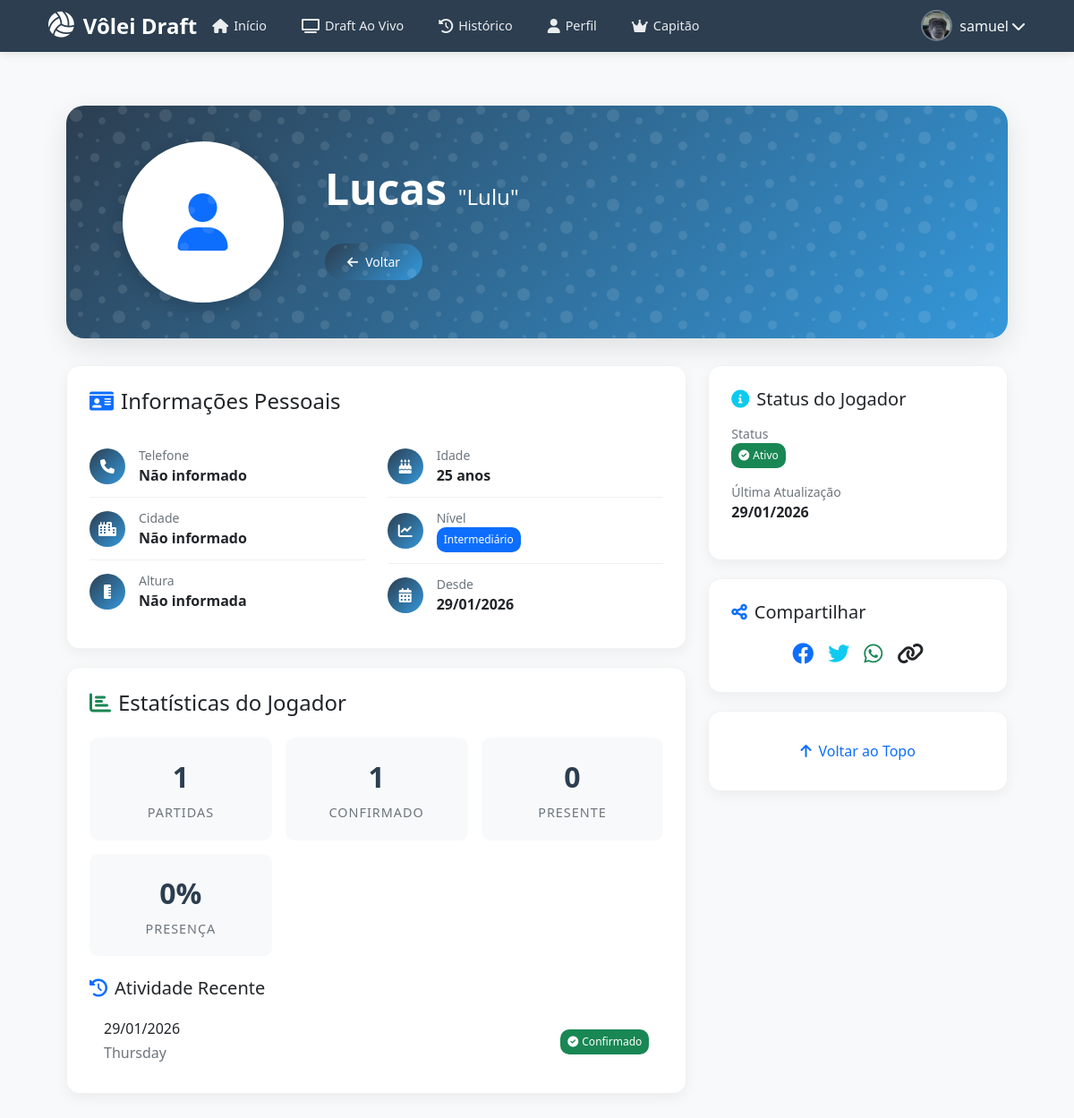
The app's page /jogador/20 (signed in), older data.
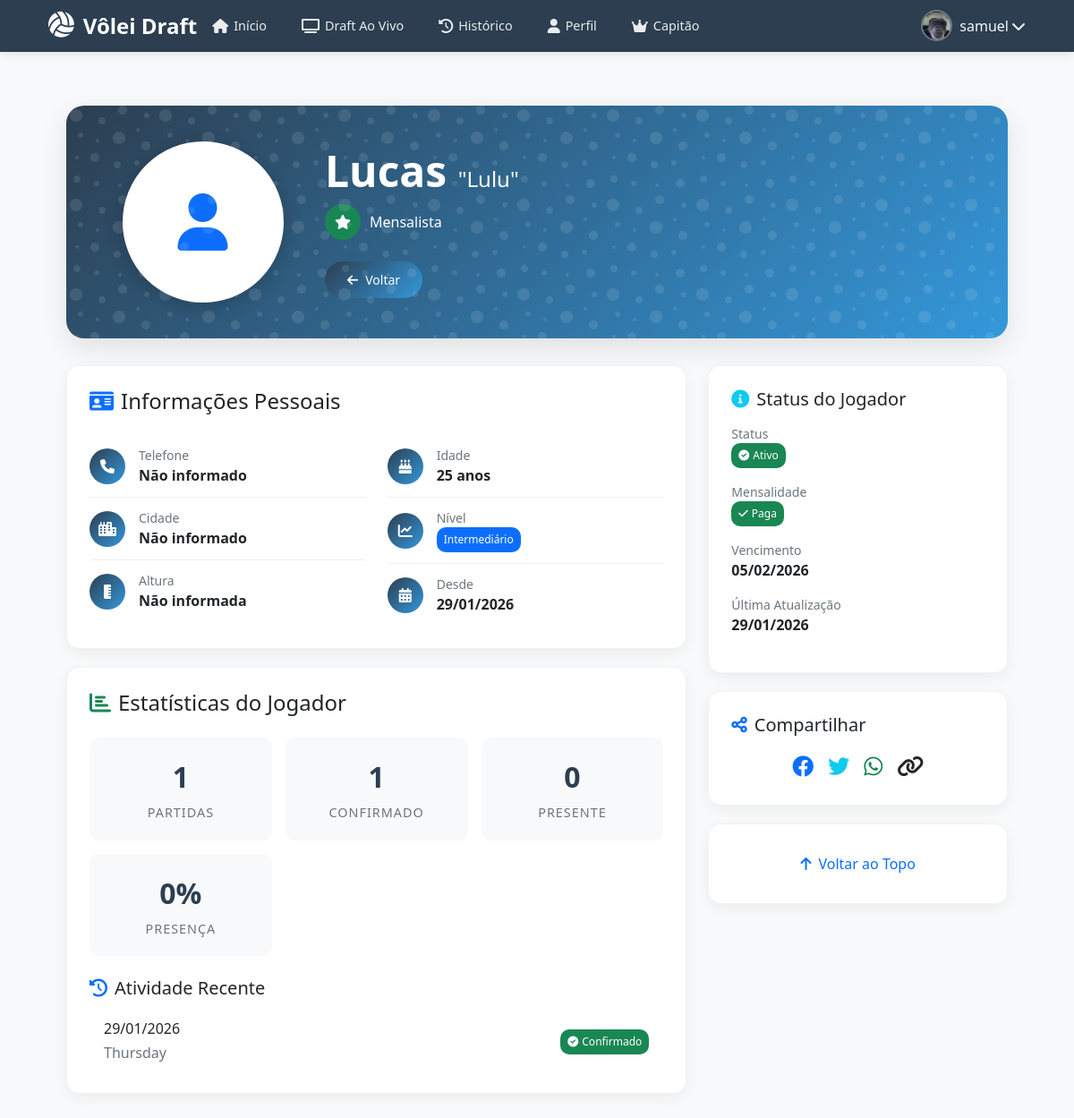
The same page, newer data.
### app.py (models this page shows, shortened)
class Jogador(db.Model):
    id = db.Column(db.Integer, primary_key=True)
    nome = db.Column(db.String(100), nullable=False)
    apelido = db.Column(db.String(50))
    posicao = db.Column(db.String(50))
    nivel = db.Column(db.String(20), default='intermediario')
    telefone = db.Column(db.String(20))
    mensalista = db.Column(db.Boolean, default=False)
    mensalidade_paga = db.Column(db.Boolean, default=False)  # NOVO CAMPO
    data_inicio_mensalidade = db.Column(db.Date)  # NOVO CAMPO
    data_fim_mensalidade = db.Column(db.Date)  # NOVO CAMPO
    capitao = db.Column(db.Boolean, default=False)
    ordem_capitao = db.Column(db.Integer, default=0)
    ativo = db.Column(db.Boolean, default=True)
    data_cadastro = db.Column(db.DateTime, default=datetime.utcnow)
    rating = db.Column(db.Integer, default=1000)
    foto_perfil = db.Column(db.String(200))
    altura = db.Column(db.String(10))
    data_nascimento = db.Column(db.Date)
    cidade = db.Column(db.String(100))
    user = db.relationship('User', back_populates='jogador', uselist=False, cascade="all, delete-orphan")

### app.py (the view)
@app.route('/jogador/<int:id>')
def ver_jogador(id):
    jogador = Jogador.query.get_or_404(id)
    historico = []
    confirmacoes = Confirmacao.query.filter_by(jogador_id=jogador.id).order_by(
        Confirmacao.semana.has(Semana.data).desc()
    ).limit(10).all()
    for conf in confirmacoes:
        historico.append({
            'data': conf.semana.data,
            'confirmado': conf.confirmado,
            'presente': conf.presente
        })
    return render_template('ver_jogador.html', jogador=jogador, historico=historico)

### app.py (called while the page is built)
@login_manager.user_loader
def load_user(user_id):
    return User.query.get(int(user_id))

@app.before_request
def check_profile_completion():
    if current_user.is_authenticated:
        exempt_routes = ['completar_perfil', 'logout', 'static', 'login']
        if request.endpoint in exempt_routes:
            return
        if current_user.role == 'admin':
            return
        if not current_user.jogador_id:
            if request.endpoint != 'completar_perfil':
                flash('Complete seu perfil de jogador para continuar.', 'info')
                return redirect(url_for('completar_perfil'))

@app.before_request
def verificar_permissao_capitao():
    if current_user.is_authenticated and current_user.jogador:
        if current_user.role == 'capitao' and not current_user.jogador.capitao:
            current_user.role = 'jogador'
            db.session.commit()
            print(f"⚠️ Corrigido: {current_user.username} não é mais capitão")
        elif current_user.jogador.capitao and current_user.role != 'capitao':
            current_user.role = 'capitao'
            db.session.commit()
            print(f"⚠️ Corrigido: {current_user.username} agora é capitão")

### templates/ver_jogador.html (shortened to what the changed rows need)
{% extends "base.html" %}
{% block content %}
<div class="profile-container">
    <div class="profile-header">
        <div class="row align-items-center">
            <div class="col-md-9">
                <h1 class="display-5 fw-bold mb-2">
                    {{ jogador.nome }}
                    {% if jogador.apelido %}
                    <span class="text-light fs-4 fw-normal">"{{ jogador.apelido }}"</span>
                    {% endif %}
                </h1>
                <div class="d-flex flex-wrap gap-3 mb-3">
                    {% if jogador.mensalista %}
                    <div class="d-flex align-items-center">
                        <div class="badge-icon bg-success">
                            <i class="fas fa-star text-white"></i>
                        </div>
                        <span class="text-white">Mensalista</span>
                    </div>
                    {% endif %}
                </div>
                <div class="mt-4">
                    <a href="{{ url_for('index') }}" class="back-btn btn-sm">
                    </a>
                </div>
            </div>
        </div>
    </div>
    <div class="row g-4">
        <div class="col-lg-8">
            <div class="stats-card animated-card">
                <div class="row">
                    <div class="col-md-6">
                        <div class="info-item">
                            <div>
                                <div class="text-muted small">Telefone</div>
                                <div class="fw-bold">{{ jogador.telefone or 'Não informado' }}</div>
                            </div>
                        </div>
                        <div class="info-item">
                            <div>
                                <div class="text-muted small">Cidade</div>
                                <div class="fw-bold">{{ jogador.cidade or 'Não informado' }}</div>
                            </div>
                        </div>
                        <div class="info-item">
                            <div>
                                <div class="text-muted small">Altura</div>
                                <div class="fw-bold">{{ jogador.altura or 'Não informada' }}</div>
                            </div>
                        </div>
                    </div>
                    <div class="col-md-6">
                        <div class="info-item">
                            <div>
                                <div class="text-muted small">Idade</div>
                                <div class="fw-bold">
                                    {% if jogador.data_nascimento %}
                                        {{ calcular_idade(jogador.data_nascimento) }} anos
                                    {% else %}
                                        Não informada
                                    {% endif %}
                                </div>
                            </div>
                        </div>
                        <div class="info-item">
                            <div>
                                <div class="fw-bold">
                                    <span class="badge {% if jogador.nivel == 'iniciante' %}bg-info{% elif jogador.nivel == 'intermediario' %}bg-primary{% else %}bg-warning text-dark{% endif %} p-2">
                                        {{ get_nivel_display(jogador.nivel) }}
                                    </span>
                                </div>
                            </div>
                        </div>
                        <div class="info-item">
                            <div>
                                <div class="text-muted small">Desde</div>
                                <div class="fw-bold">{{ format_date(jogador.data_cadastro, '%d/%m/%Y') }}</div>
                            </div>
                        </div>
                    </div>
                </div>
            </div>
        </div>
        <div class="col-lg-4">
            <div class="stats-card animated-card">
                {% if jogador.mensalista %}
                <div class="mb-3">
                    <div class="text-muted small">Mensalidade</div>
                    <div class="fw-bold">
                        {% if jogador.mensalidade_paga %}
                        <span class="badge bg-success p-2">
                            <i class="fas fa-check me-1"></i>Paga
                        </span>
                        {% else %}
                        <span class="badge bg-warning p-2">
                            <i class="fas fa-clock me-1"></i>Pendente
                        </span>
                        {% endif %}
                    </div>
                </div>
                {% if jogador.data_fim_mensalidade %}
                <div class="mb-3">
                    <div class="text-muted small">Vencimento</div>
                    <div class="fw-bold">
                        {{ format_date(jogador.data_fim_mensalidade, '%d/%m/%Y') }}
                    </div>
                </div>
                {% endif %}
                {% endif %}
                <div class="mb-3">
                    <div class="text-muted small">Última Atualização</div>
                    <div class="fw-bold">
                        {{ format_date(jogador.data_cadastro, '%d/%m/%Y') }}
                    </div>
                </div>
            </div>
        </div>
    </div>
</div>
{% endblock %}

Row changes from the older to the newer data that the page shows:
changed Jogador "Lucas": mensalista False → True (drawn); data_fim_mensalidade (not shown) → "05/02/2026"
Text that changed along with them:
text now shown: "Mensalista Mensalidade Paga Vencimento"
